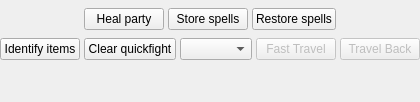
         <widget class="QWidget" name="map_column">
          <layout class="QVBoxLayout" name="map_column_layout">
           <property name="spacing">
            <number>4</number>
           </property>
           <property name="leftMargin">
            <number>0</number>
           </property>
           <property name="topMargin">
            <number>0</number>
           </property>
           <property name="rightMargin">
            <number>0</number>
           </property>
           <property name="bottomMargin">
            <number>0</number>
           </property>
           <item alignment="Qt::AlignHCenter">
            <widget class="QStackedWidget" name="map_stack" />
           </item>
           <item alignment="Qt::AlignHCenter">
            <widget class="QWidget" name="actions_bar">
             <layout class="QGridLayout" name="actions_grid">
              <property name="spacing">
               <number>4</number>
              </property>
              <property name="leftMargin">
               <number>0</number>
              </property>
              <property name="topMargin">
               <number>4</number>
              </property>
              <property name="rightMargin">
               <number>0</number>
              </property>
              <property name="bottomMargin">
               <number>2</number>
              </property>
              <item row="0" column="0">
               <widget class="ElidingButton" name="action_heal">
                <property name="text">
                 <string>Heal party</string>
                </property>
               </widget>
              </item>
              <item row="0" column="1">
               <widget class="ElidingButton" name="action_store">
                <property name="text">
                 <string>Store spells</string>
                </property>
               </widget>
              </item>
              <item row="0" column="2">
               <widget class="ElidingButton" name="action_restore">
                <property name="text">
                 <string>Restore spells</string>
                </property>
               </widget>
              </item>
              </layout>
            </widget>
           </item>
           <item alignment="Qt::AlignHCenter">
            <widget class="QWidget" name="fasttravel_bar">
             <layout class="QGridLayout" name="fasttravel_grid">
              <property name="spacing">
               <number>4</number>
              </property>
              <property name="leftMargin">
               <number>0</number>
              </property>
              <property name="topMargin">
               <number>2</number>
              </property>
              <property name="rightMargin">
               <number>0</number>
              </property>
              <property name="bottomMargin">
               <number>2</number>
              </property>
              <item row="0" column="1">
               <widget class="ElidingButton" name="action_clear_qf">
                <property name="text">
                 <string>Clear quickfight</string>
                </property>
               </widget>
              </item>
              <item row="0" column="2">
               <widget class="ElidingComboBox" name="ft_combo" />
              </item>
              <item row="0" column="3">
               <widget class="ElidingButton" name="ft_button">
                <property name="enabled">
                 <bool>false</bool>
                </property>
                <property name="text">
                 <string>Fast Travel</string>
                </property>
               </widget>
              </item>
              <item row="0" column="4">
               <widget class="ElidingButton" name="ft_back_button">
                <property name="enabled">
                 <bool>false</bool>
                </property>
                <property name="text">
                 <string>Travel Back</string>
                </property>
               </widget>
              </item>
              <item row="0" column="0">
               <widget class="ElidingButton" name="action_identify">
                <property name="text">
                 <string>Identify items</string>
                </property>
               </widget>
              </item>

              </layout>
            </widget>
           </item>
           <item><spacer name="map_column_spacer"><property name="orientation"><enum>Qt::Vertical</enum></property><property name="sizeHint" stdset="0"><size><width>20</width><height>40</height></size></property></spacer></item></layout>
         </widget>
